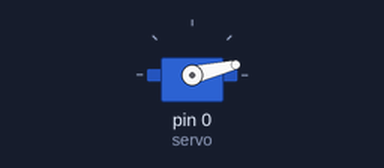
The program below on a simulated MicroPython board. On the bench: servo. Servo angles are drawn from the pulse width (0.5 ms = 0°, 2.5 ms = 180°).

Above: at 0.05 s.
At 1.5 s:
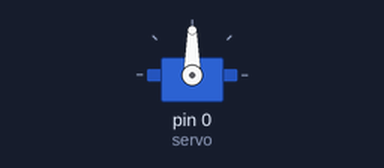
At 3.0 s:
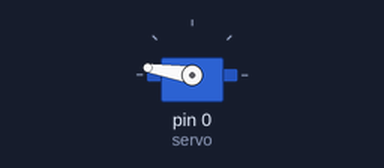
Timing chart, 0 to 6.9 s (numbered marks = the images above):
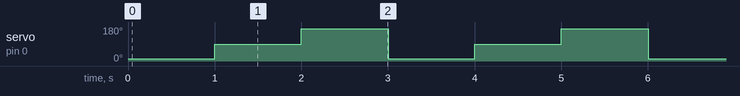

Measured:
- by itself, servo on pin 0 (servo): repeats every 3.0 s: 171° 1.0 s, 13° 1.0 s, 90° 1.0 s

The program:

servoTest.py
```python
# (licence header left out)
from machine import Pin, PWM
from time import sleep

servo=PWM(Pin(0))
servo.freq(50) # Hz

while True:
    servo.duty_ns(640000)
    sleep(1) # second
    servo.duty_ns(1500000) # Center
    sleep(1) # second
    servo.duty_ns(2400000)
    sleep(1) # second
    
```
